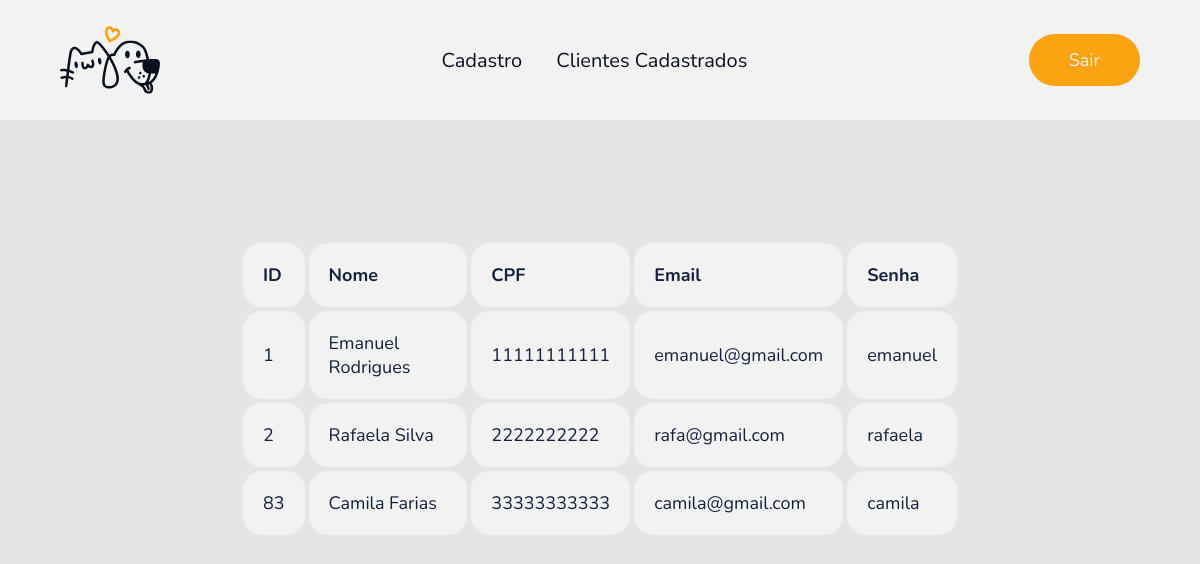
The page /index.php?pagina=clientescadastrados (signed in) on the database its author committed.
### tables this page shows
CREATE TABLE `clientes` (
  `id_cli` int(11) NOT NULL,
  `cpf_cli` varchar(11) NOT NULL,
  `nome_cli` varchar(80) NOT NULL,
  `email_cli` varchar(256) NOT NULL,
  `senha_cli` varchar(10) NOT NULL
);

### views/clicadastro.php (the view, shortened to what this page needs)
<?php
include 'header.php';
?>
<?php
include 'db.php';
$query_cadastro = "SELECT * FROM clientes";
$consulta_cadastro = mysqli_query($conexao, $query_cadastro);
?>
<div id="div-tabela">
    <table>
        <thead>
            <tr>
                <th>ID</th>
                <th>Nome</th>
                <th>CPF</th>
                <th>Email</th>
                <th>Senha</th>
            </tr>
        </thead>
        <tbody>
        <?php
                while ($linha = mysqli_fetch_array($consulta_cadastro)) {
                    echo '<tr>';
                    echo '<td>' . $linha['id_cli'] . '</td>';
                    echo '<td>' . $linha['nome_cli'] . '</td>';
                    echo '<td>' . $linha['cpf_cli'] . '</td>';
                    echo '<td>' . $linha['email_cli'] . '</td>';
                    echo '<td>' . $linha['senha_cli'] . '</td>';
                    echo '</tr>';
                }
        ?>
        </tbody>
    </table>
</div>

### index.php (shortened to what this page needs)
<?php
include 'db.php';
if(isset($_SESSION['verificacao'])){
	if(isset($_GET['pagina'])){
		$pagina = $_GET['pagina'];
	}
	else{
		$pagina = 'cadastro';
	}
}
else {
	$pagina = 'login';
}
switch ($pagina) {
	case 'clientescadastrados': include 'views/clicadastro.php'; break;
}
include 'footer.php';

### header.php (shortened to what this page needs)
<!DOCTYPE html>
<html lang="pt-BR">
<head>
    <link rel="stylesheet" href="style.css">
</head>
<body>
    <nav>
        <img src="img/PetAqui.svg" alt="Logo - PetAqui" class="logo">
            <ul>
                <li><a href="?pagina=cadastro">Cadastro</a></li>
                <li><a href="?pagina=clientescadastrados">Clientes Cadastrados</a></li>
            </ul>
        <div>
            <a href="?pagina=login" class="btn">Sair</a>
        </div>
    </nav>

### footer.php
  </body>
</html>

### style.css (style rules this page uses)
* { margin: 0; padding: 0; box-sizing: border-box; font-family: 'Nunito', sans-serif; }
body { width: 100%; min-height: 100vh; background-color: #e5e5e5; }
nav { position: fixed; top: 0; left: 0; right: 0; background-color: #f2f2f2; padding: 10px 5%; display: flex; align-items: center; justify-content: space-between; }
.logo { width: 100px; }
nav ul li { display: inline-block; list-style: none; margin: 10px 15px; }
nav ul li a { text-decoration: none; color: #0a111f; font-size: 20px; font-weight: 400; }
.btn { display: inline-block; text-decoration: none; padding: 14px 40px; color: #f2f2f2; background-color: #FCA311; font-size: 18px; border-radius: 30px; transition: 0.25s; }
th, td { border: 1px solid #e5e5e5; border-radius: 20px; background-color: #f2f2f2; padding: 20px; text-align: left; }
table { margin: 30vh 20vw; background-color: transparent; border: #e5e5e5; font-size: 18px; color: #14213d; }

### rows shown on the page
clientes: id_cli "1", nome_cli "Emanuel Rodrigues", cpf_cli "11111111111", email_cli "emanuel@gmail.com", senha_cli "emanuel"
clientes: id_cli "2", nome_cli "Rafaela Silva", cpf_cli "2222222222", email_cli "rafa@gmail.com", senha_cli "rafaela"
clientes: id_cli "83", nome_cli "Camila Farias", cpf_cli "33333333333", email_cli "camila@gmail.com", senha_cli "camila"
